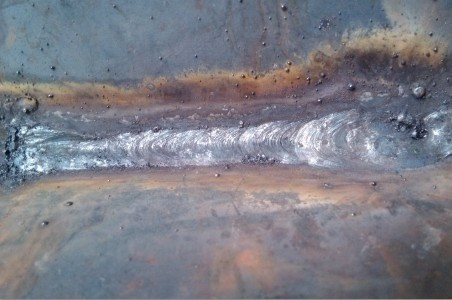
%> input picture MATLAB优化算法案例分析与应用（进阶篇）1-10章程序下载/第9章/1.jpg, 452 x 300 px
$ octave ysw9_1.m   (GNU Octave 9; MATLAB toolbox functions it lacks are replaced by stand-ins)
%> lines starting %> are read from the running program, lines starting %| are printed output that depends on the picture
clear
close all;
ps=imread('1.jpg');
%> ps is the input picture: size 300x452x3 uint8; mean R, G, B 124.2, 125, 134.4
subplot(121),imshow(ps)
background=imopen(ps,strel('disk',4));
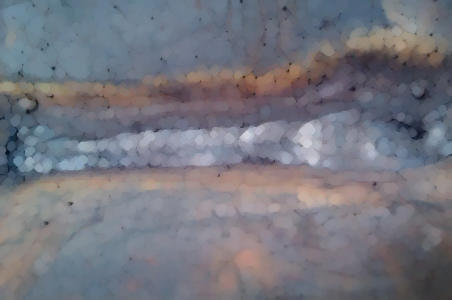
%> background: size 300x452x3 uint8; mean R, G, B 116.8, 117.6, 126.9
% imshow(background);
subplot(122),surf(double(background(1:4:end,1:4:end))),zlim([0 256]);
set(gca,'Ydir','reverse');
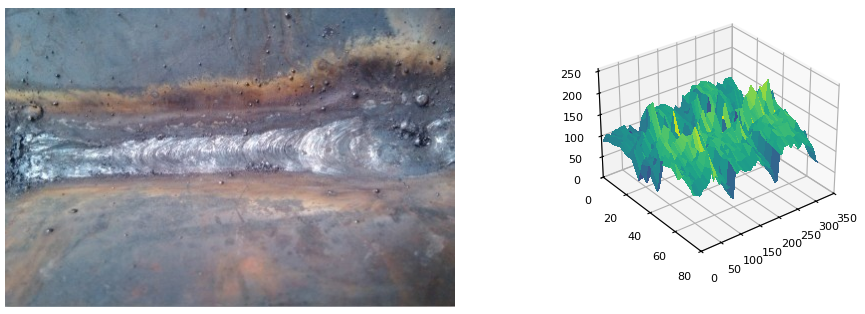
%> figure redrawn from the program's plot data, 2 panels
% ps2=imsubtract(ps,background);
% figure,imshow(ps2)
% axis([0 280 60 260])
% plot(ps(1:280,110));
% figure,plot(ps(1:280,180));
